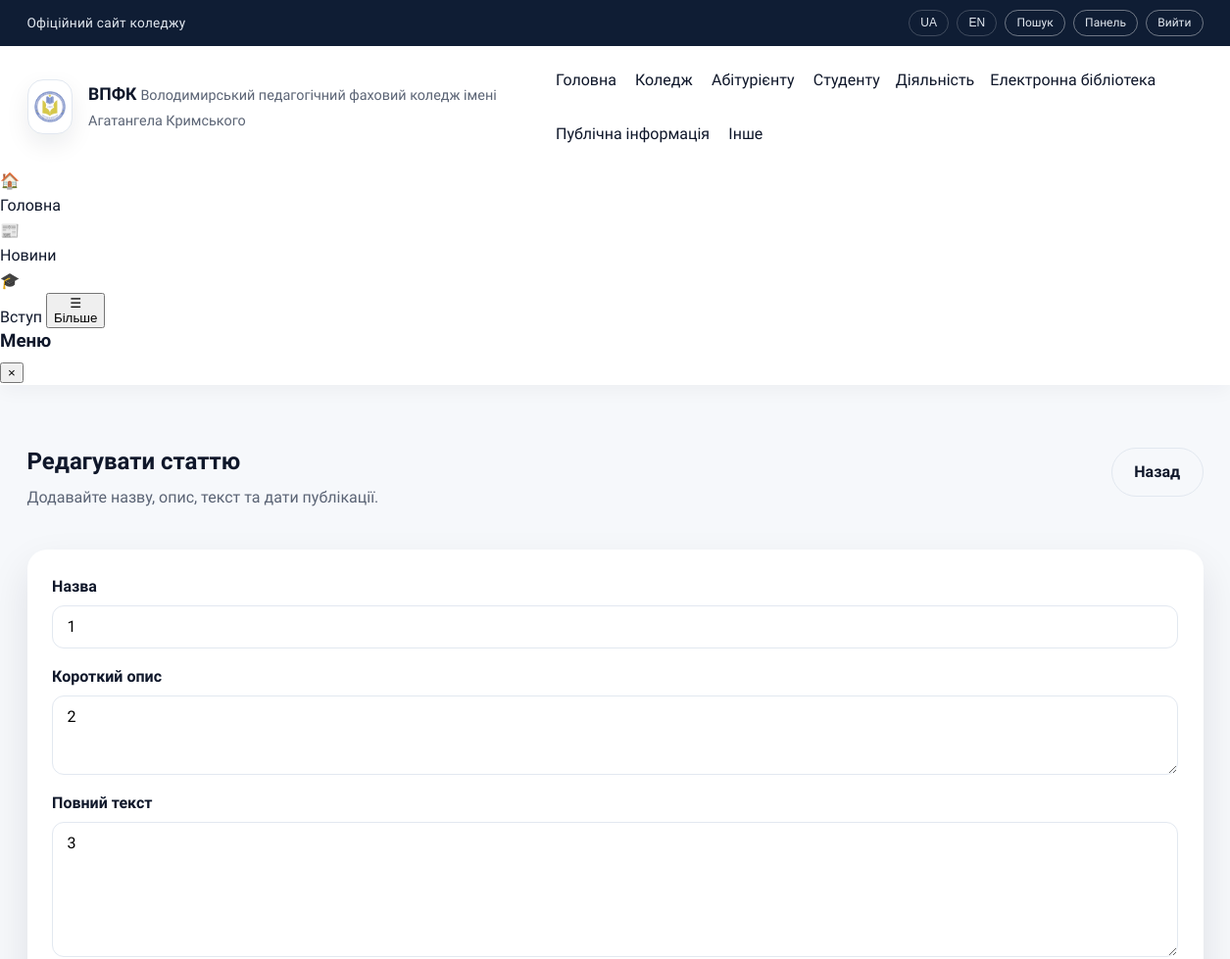
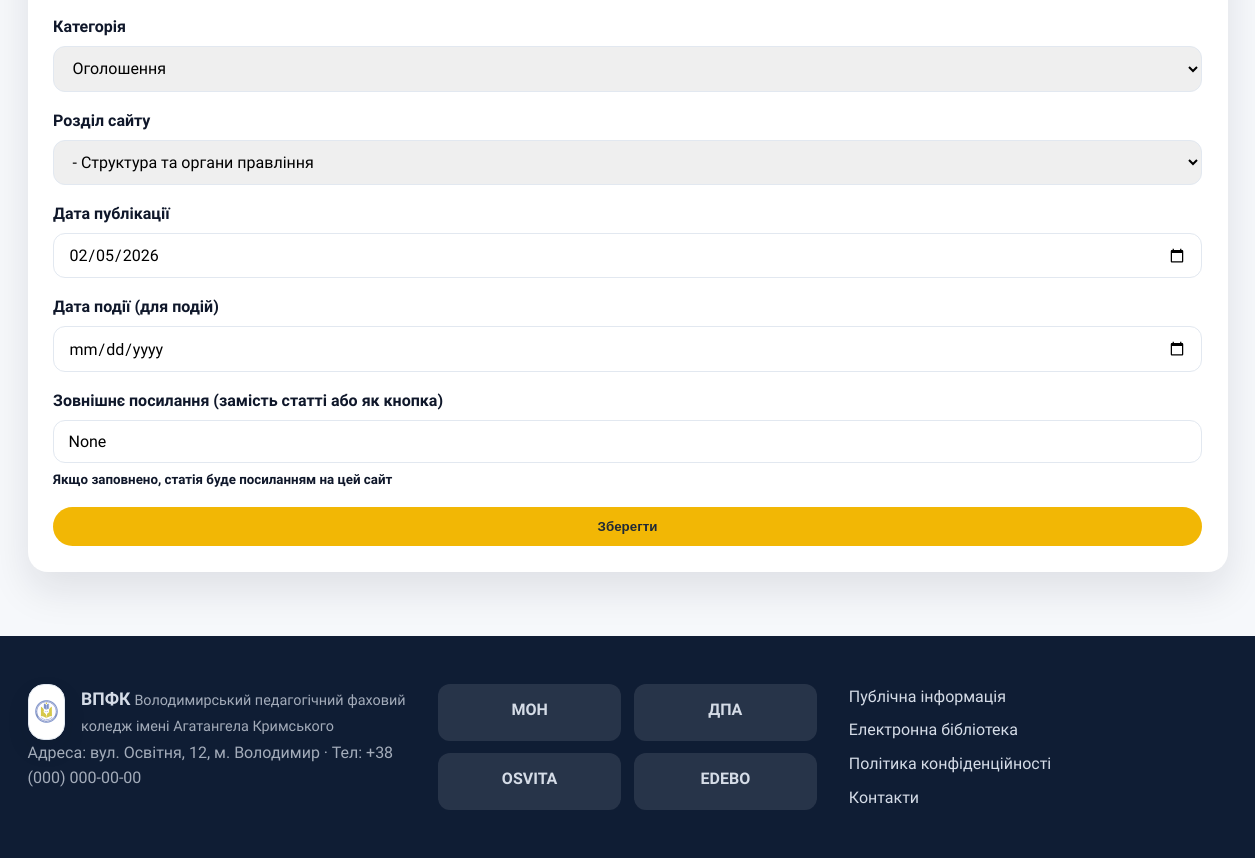
The app's page /admin/articles/1/edit (signed in) with its own data (2 pictures, top to bottom).
### tables this page shows
CREATE TABLE menu_items (
          id INTEGER PRIMARY KEY AUTOINCREMENT,
          parent_id INTEGER,
          title TEXT NOT NULL,
          url TEXT NOT NULL,
          sort_order INTEGER NOT NULL DEFAULT 0,
          FOREIGN KEY(parent_id) REFERENCES menu_items(id)
        );

CREATE TABLE articles (
          id INTEGER PRIMARY KEY AUTOINCREMENT,
          title TEXT NOT NULL,
          summary TEXT NOT NULL,
          content TEXT NOT NULL,
          category TEXT NOT NULL,
          section_id INTEGER,
          published_date TEXT NOT NULL,
          event_date TEXT,
          external_link TEXT,
          created_at TEXT NOT NULL,
          updated_at TEXT NOT NULL,
          FOREIGN KEY(section_id) REFERENCES menu_items(id)
        );

### app.py (the view, shortened to what this page needs)
@app.route("/admin/articles/<int:article_id>/edit", methods=["GET", "POST"])
@role_required("owner", "admin", "editor")
def admin_article_edit(article_id: int):
    article = query_db("SELECT * FROM articles WHERE id = ?", (article_id,), one=True)
    if not article:
        abort(404)
    sections = get_menu_flat()
    return render_template(
        "admin/article_form.html",
        article=article,
        sections=sections,
        categories=ARTICLE_CATEGORIES,
        active_title="",
    )

### app.py (called while the page is built)
def get_db() -> sqlite3.Connection:
    if "db" not in g:
        conn = sqlite3.connect(DB_PATH)
        conn.row_factory = sqlite3.Row
        g.db = conn
    return g.db

def query_db(query: str, args: tuple = (), one: bool = False):
    db = get_db()
    cursor = db.execute(query, args)
    rows = cursor.fetchall()
    cursor.close()
    if one:
        return rows[0] if rows else None
    return rows

def build_menu_tree(rows: List[sqlite3.Row]) -> List[dict]:
    items: Dict[int, dict] = {}
    roots: List[dict] = []
    for row in rows:
        items[row["id"]] = {
            "id": row["id"],
            "parent_id": row["parent_id"],
            "title": row["title"],
            "url": row["url"],
            "sort_order": row["sort_order"],
            "children": [],
        }
    for item in items.values():
        parent_id = item["parent_id"]
        if parent_id and parent_id in items:
            items[parent_id]["children"].append(item)
        else:
            roots.append(item)
    def sort_items(nodes: List[dict]) -> List[dict]:
        nodes.sort(key=lambda n: (n["sort_order"], n["title"]))
        for node in nodes:
            node["children"] = sort_items(node["children"])
        return nodes
    return sort_items(roots)

def get_menu_tree() -> List[dict]:
    rows = query_db("SELECT * FROM menu_items ORDER BY sort_order, title")
    return build_menu_tree(rows)

def get_menu_flat() -> List[dict]:
    tree = get_menu_tree()
    flat: List[dict] = []
    def walk(nodes: List[dict], level: int = 0) -> None:
        for node in nodes:
            flat.append({**node, "level": level})
            walk(node["children"], level + 1)
    walk(tree)
    return flat

@app.context_processor
def inject_globals():
    return {
        "menu_items": get_menu_tree(),
        "current_user": g.get("user"),
    }

@app.before_request
def load_user():
    g.user = None
    user_id = session.get("user_id")
    if user_id:
        user = query_db("SELECT * FROM users WHERE id = ?", (user_id,), one=True)
        if user:
            g.user = user

def role_required(*roles):
    def decorator(view):
        @wraps(view)
        def wrapped(*args, **kwargs):
            if g.user is None:
                return redirect(url_for("login"))
            if g.user["role"] not in roles:
                abort(403)
            return view(*args, **kwargs)
        return wrapped
    return decorator

### templates/admin/article_form.html (shortened to what this page needs)
{% extends "layout.html" %}
{% block content %}
  <section class="section">
    <div class="container admin-shell">
      <div class="admin-header">
        <div>
          <h1>{{ 'Редагувати статтю' if article else 'Нова стаття' }}</h1>
          <p>Додавайте назву, опис, текст та дати публікації.</p>
        </div>
        <a class="btn outline" href="{{ url_for('admin_articles') }}">Назад</a>
      </div>
      <div class="admin-card">
        <form method="post" class="form-grid">
          <label class="form-field">
            Назва
            <input class="input" name="title" type="text" value="{{ article.title if article else '' }}" required />
          </label>
          <label class="form-field">
            Короткий опис
            <textarea class="textarea" name="summary" rows="3" required>{{ article.summary if article else '' }}</textarea>
          </label>
          <label class="form-field">
            Повний текст
            <textarea class="textarea" name="content" rows="6" required>{{ article.content if article else '' }}</textarea>
          </label>
          <label class="form-field">
            Категорія
            <select class="select" name="category">
              {% for cat in categories %}
                <option value="{{ cat }}" {% if article and article.category == cat %}selected{% endif %}>
                  {{ cat }}
                </option>
              {% endfor %}
            </select>
          </label>
          <label class="form-field">
            Розділ сайту
            <select class="select" name="section_id">
              {% for section in sections %}
                <option value="{{ section.id }}" {% if article and article.section_id == section.id %}selected{% endif %}>
                  {{ "-" * section.level }} {{ section.title }}
                </option>
              {% endfor %}
            </select>
          </label>
          <label class="form-field">
            Дата публікації
            <input
              class="input"
              name="published_date"
              type="date"
              value="{{ article.published_date if article else '' }}"
            />
          </label>
          <label class="form-field">
            Дата події (для подій)
            <input
              class="input"
              name="event_date"
              type="date"
              value="{{ article.event_date if article else '' }}"
            />
          </label>
          <label class="form-field">
            Зовнішнє посилання (замість статті або як кнопка)
            <input
              class="input"
              name="external_link"
              type="url"
              placeholder="https://example.com"
              value="{{ article.external_link if article else '' }}"
            />
            <small>Якщо заповнено, статія буде посиланням на цей сайт</small>
          </label>
          <button class="btn primary" type="submit">{{ 'Зберегти' if article else 'Створити' }}</button>
        </form>
      </div>
    </div>
  </section>
{% endblock %}

### templates/_menu.html (shortened to what this page needs)
{% macro render_menu(items, active_title=None, level=0) %}
  {% for item in items %}
    {% set active_class = "nav-highlight" if item.title == active_title else "" %}
    {% if item.children %}
      <div class="nav-item has-submenu submenu-level-{{ level }}">
        <span class="nav-title {{ active_class }}">{{ item.title }}</span>
      </div>
    {% else %}
      <a href="{{ item.url or '#' }}" class="{{ active_class }}">{{ item.title }}</a>
    {% endif %}
  {% endfor %}
{% endmacro %}

### static/css/styles.css (style rules this page uses)
:root { color-scheme: light; --bg: #f6f8fb; --surface: #ffffff; --surface-2: #eef2f8; --text: #0f172a; --muted: #5b6475; --primary: #0b4f9a; --primary-700: #083b73; --secondary: #0e7c66; --accent: #f2b705; --border: #e2e8f0; --shadow: 0 18px 40px rgba(15, 23, 42, 0.1); --radius-lg: 20px; --radius-md: 14px; --radius-sm: 10px; --container: 1200px; }
*, *::before, *::after { box-sizing: border-box; }
body { margin: 0; font-family: "Source Sans 3", "Inter", "Roboto", "Segoe UI", sans-serif; font-size: 16px; line-height: 1.6; color: var(--text); background: var(--bg); }
a { color: inherit; text-decoration: none; }
h1, h2, h3 { margin: 0 0 0.4em; line-height: 1.2; }
p { margin: 0 0 1rem; color: var(--muted); }
.container { width: min(100% - 2.5rem, var(--container)); margin: 0 auto; }
.section { padding: 4rem 0; }
.site-nav a { padding: 0.4rem 0.2rem; color: var(--text); position: relative; }
.site-nav a::after { content: ""; position: absolute; left: 0; bottom: -0.2rem; width: 0%; height: 2px; background: var(--primary); transition: width 0.3s ease; }
.nav-item { position: relative; display: inline-flex; align-items: center; gap: 0.35rem; }
.nav-title { display: inline-block; cursor: default; user-select: none; }
.btn { display: inline-flex; align-items: center; justify-content: center; padding: 0.7rem 1.4rem; border-radius: 999px; border: 1px solid transparent; font-weight: 600; cursor: pointer; transition: transform 0.2s ease, box-shadow 0.2s ease; }
.btn.primary { background: var(--accent); color: #1f2937; }
.btn.outline { background: transparent; border-color: var(--border); color: var(--text); }
.admin-shell { display: grid; gap: 1.5rem; }
.admin-header { display: flex; flex-wrap: wrap; align-items: flex-start; justify-content: space-between; gap: 1rem; }
.admin-card { background: var(--surface); padding: 1.6rem; border-radius: var(--radius-lg); box-shadow: var(--shadow); }
.form-grid { display: grid; gap: 1rem; }
.form-field { display: grid; gap: 0.4rem; font-weight: 600; }
.input, .textarea, .select { width: 100%; border-radius: 12px; border: 1px solid var(--border); padding: 0.7rem 0.9rem; font-size: 1rem; font-family: inherit; }
.textarea { resize: vertical; }

### records on screen
menu_items: title "Головна"
menu_items: title "Коледж"
menu_items: title "Абітурієнту"
menu_items: title "Студенту"
menu_items: title "Діяльність"
menu_items: title "Електронна бібліотека"
menu_items: title "Публічна інформація"
menu_items: title "Інше"
articles: title "1", summary "2", content "3", category "Оголошення", section_id "- Структура та органи правління", published_date "02/05/2026"

### other values on screen
{{ 'Редагувати статтю' if article else 'Нова стаття' }} "Редагувати статтю"
{{ 'Зберегти' if article else 'Створити' }} "Зберегти"
